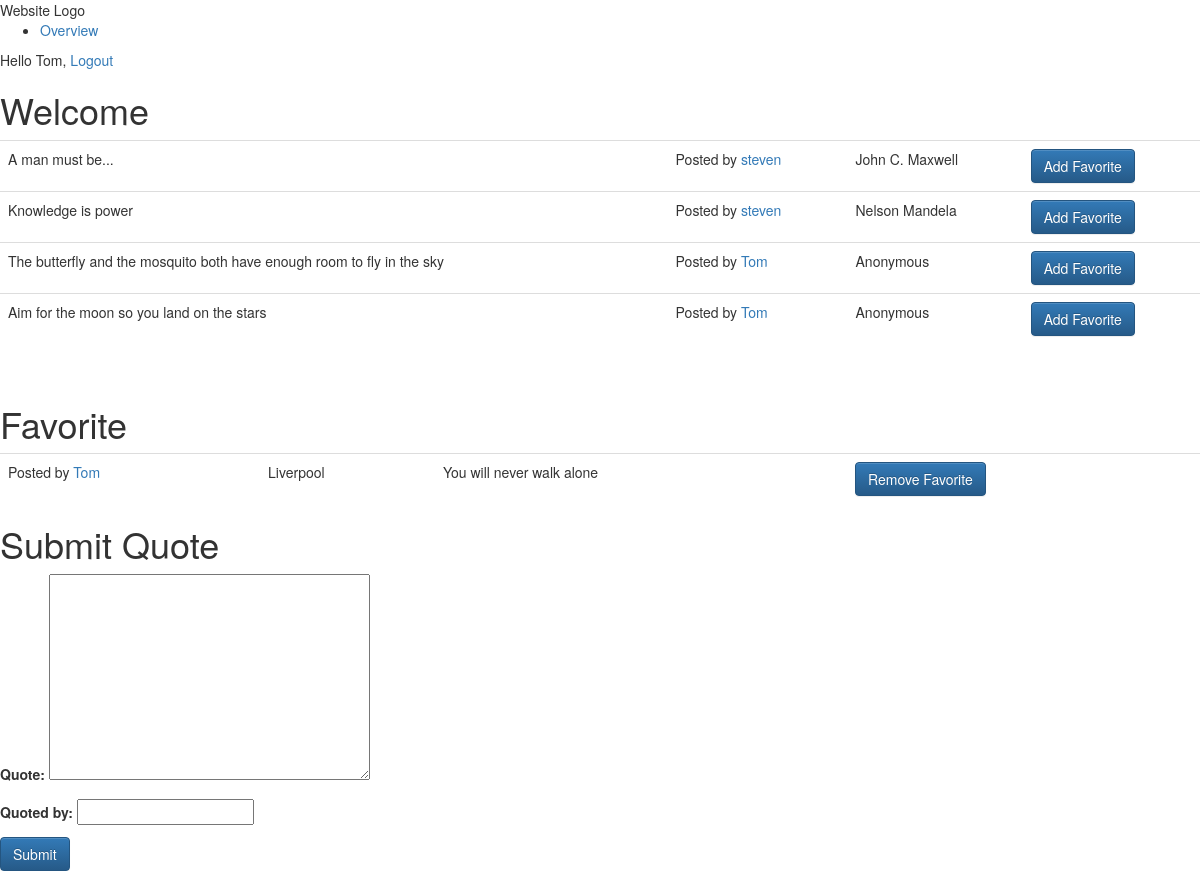
Page /project/ (signed in) on the committed database.
### apps/project/models.py (models this page shows, shortened)
class Quote(models.Model):
    user = models.ForeignKey('auth.User')
    quoted_by = models.CharField(max_length=255, validators = [MinLengthValidator(4)])
    quote = models.TextField(validators = [MinLengthValidator(11)])
    created = models.DateTimeField( auto_now_add=True)
    favorites = models.ManyToManyField('auth.User', related_name='favorite_quotes')

### apps/project/views.py (the view)
@login_required
def overview(request):
	form = QuoteForm()
	quotes = Quote.objects.exclude(favorites=request.user)
	favorite_quotes = request.user.favorite_quotes.all()
	return render(request, "project/overview.html", {'form': form, 'quotes': quotes, 'favorite_quotes':favorite_quotes})

### apps/project/forms.py
class QuoteForm(forms.ModelForm):
    class Meta:
        model = Quote
        fields = ['quote', 'quoted_by']

### apps/project/templates/project/overview.html (shortened to what this page needs)
{% extends "base.html" %}
{% block content %}
	<h1>Welcome</h1>
	<table class="table">
  {% for quote in quotes %}
    <tr>
    <td> {{quote.quote}}  </td>
    <td>Posted by <a href="{% url 'user_quotes' quote.user.id %}">{{ quote.user }}</a></td>
     <td>{{quote.quoted_by}}</td>
     <td><form action="{% url 'favorite' quote.id %}" method='POST'>
	<input class="btn btn-primary" type="submit" value="Add Favorite">
	</form></td>
    </tr>
  {% endfor %}
 	</table>
 <br>
 <h1>Favorite</h1>
 	<table class="table">
 	{% for quote in favorite_quotes %}
 <tr>
 <td>Posted by <a href="{% url 'user_quotes' quote.user.id %}">{{ quote.user }}</a></td>
 <td>{{quote.quoted_by}}</td>
 <td>{{quote.quote}}</td>
 <td><form action="{% url 'remove_favorite' quote.id %}" method='POST'>
	<input class="btn btn-primary" type="submit" value="Remove Favorite">
	</form></td>
 </tr>
 {% endfor %}
 </table>
 <h1> Submit Quote </h1>
 <form action="{% url 'create' %}" method='POST'>
	{{ form.as_p }}
	<input class="btn btn-primary" type="submit" value="Submit">
	</form>
{% endblock %}

### apps/account/templates/base.html (shortened to what this page needs)
{% load staticfiles %}
<!DOCTYPE html>
<html>
	<head>
		<link href="{% static "css/base.css" %}" rel="stylesheet">
		<link rel="stylesheet" href="//maxcdn.bootstrapcdn.com/bootstrap/3.2.0/css/bootstrap.min.css">
		<link rel="stylesheet" href="//maxcdn.bootstrapcdn.com/bootstrap/3.2.0/css/bootstrap-theme.min.css">
	</head>
	<body>
		<div id="header">
			<span class="logo">Website Logo</span>
			{% if request.user.is_authenticated %}
				<ul class="menu">
					<li>
						<a href="{% url 'overview' %}">Overview</a>
					</li>
				</ul>
			{% endif %}
			<span class="user">
			{% if request.user.is_authenticated %}
				Hello {{ request.user }},
				<a href="{% url "logout" %}">Logout</a>
			{% else %}
				<a href="{% url "login" %}">Log-in</a>
			{% endif %}
			</span>
		</div>
		<div id="content">
			{% block content %}
			{% endblock %}
		</div>
		</body>
		</html>

### rows in the picture
Quote: quote "A man must be...", user "steven", quoted_by "John C. Maxwell"
Quote: quote "Knowledge is power", user "steven", quoted_by "Nelson Mandela"
Quote: quote "The butterfly and the mosquito both have enough room to fly in the sky", user "Tom", quoted_by "Anonymous"
Quote: quote "Aim for the moon so you land on the stars", user "Tom", quoted_by "Anonymous"
Quote: user "Tom", quoted_by "Liverpool", quote "You will never walk alone"

### other values in the picture
{{ request.user }} "Tom"
